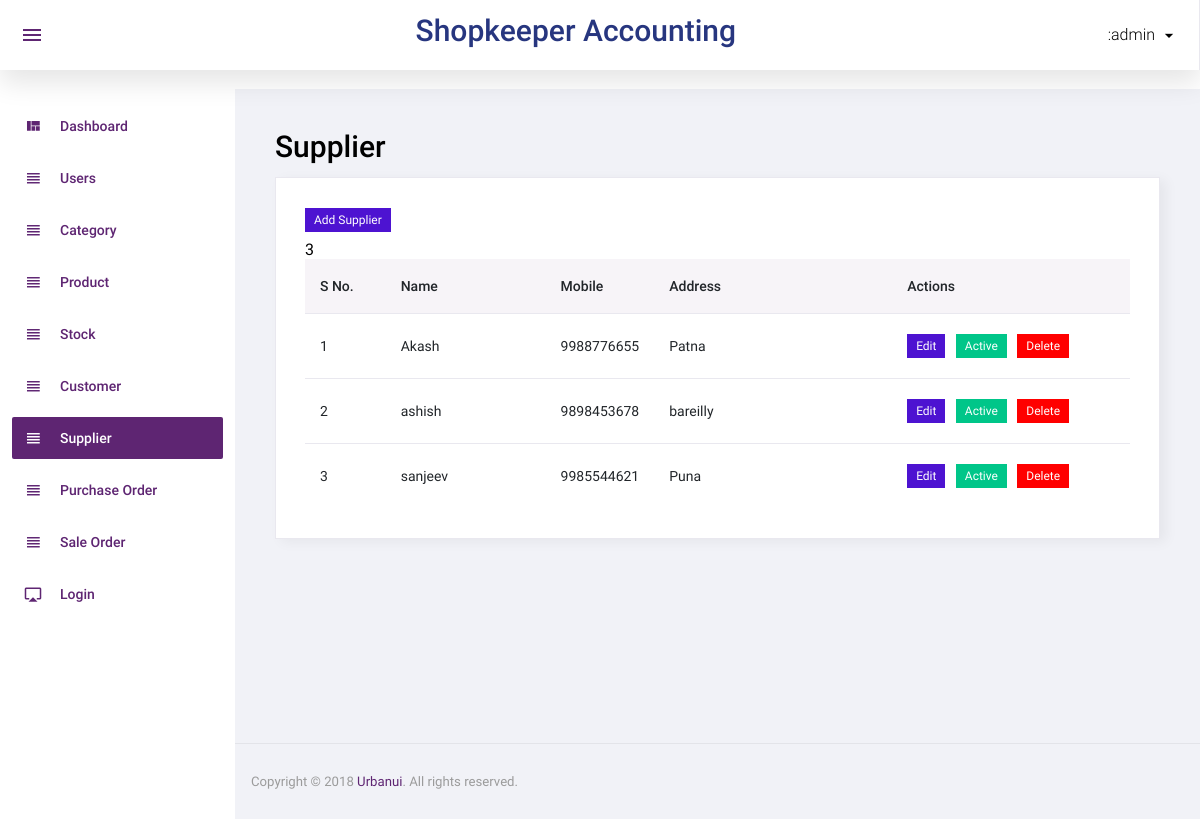
Page /Admin/supplier.php (signed in) on the committed database.
### tables this page shows
CREATE TABLE `supplier` (
  `id` int(11) NOT NULL,
  `name` varchar(50) NOT NULL,
  `mobile` varchar(15) NOT NULL,
  `status` int(11) NOT NULL,
  `added_on` datetime NOT NULL,
  `address` varchar(100) NOT NULL
);

### Admin/supplier.php (the view, shortened to what this page needs)
<?php
  include('top.php');
  $sql="select * from supplier order by name";
  $res=$con->query($sql);
 ?>
          <h1 class="card-title ml10">Supplier</h1>
          <div class="card">
            <div class="card-body">
              <a href="addsupplier.php"><label class="badge badge-info">Add Supplier</label></a>
              <div class="row">
                <div class="col-12">
                  <div class="table-responsive">
                    <table id="order-listing" class="table">
                      <thead>
                        <tr>
                            <th width="10%">S No.</th>
                            <th width="20%">Name</th>
                            <th width="10%">Mobile</th>
                            <th width="30%">Address</th>
                            <th width="30%">Actions</th>
                        </tr>
                      </thead>
                      <tbody>
                  <?php echo $res->num_rows;  if($res->num_rows>0){
                    $i=1;
                        while($row=$res->fetch_assoc()){  ?>
                            <tr>
                                <td><?php echo $i?></td>
                                <td><?php echo $row['name']?></td>
                                <td><?php echo $row['mobile']?></td>
                                <td><?php echo $row['address']?></td>
                                <td>
                                    <a href="addsupplier.php?id=<?php echo $row['id'] ?>"><label class="badge badge-info cursor-hand">Edit</label></a>
                                    <?php
                                    if($row['status']==1){?>
                                      <a href="?id=<?php echo $row['id']?>&type=deactive"><label class="badge badge-success cursor-hand">Active</label></a>
                                    <?php }
                                    else{ ?>
                                      <a href="?id=<?php echo $row['id']?>&type=active"><label class="badge badge-success cursor-hand">Deactive</label></a>
                                    <?php
                                    }
                                    ?>
                                    <a href="?id=<?php echo $row['id']?>&type=delete"><label class="badge badge-danger cursor-hand delete-bg">Delete</label></a>
                                </td>
                            </tr>
                      <?php
                      $i++;
                       }} ?>
                      </tbody>
                    </table>
                  </div>
		        		</div>
              </div>
            </div>
          </div>
<?php
  include('footer.php');
 ?>

### rows in the picture
supplier: name "Akash", mobile "9988776655", address "Patna"
supplier: name "ashish", mobile "9898453678", address "bareilly"
supplier: name "sanjeev", mobile "9985544621", address "Puna"

### other values in the picture
$_SESSION['LOGIN_NAME'] "admin"
